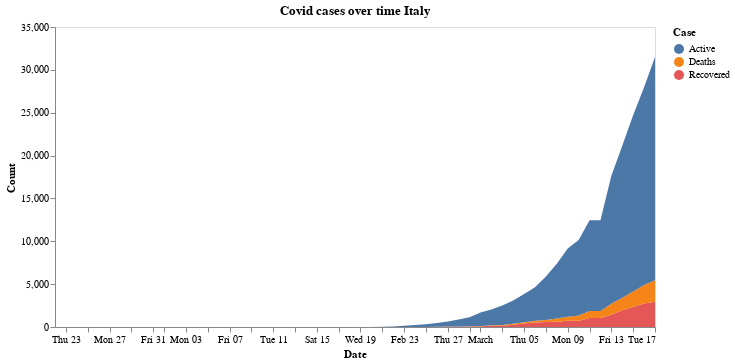

The code cell stored with this chart in its notebook:
### Markdown cell above
### Cases in Italy

### Code cell
cases_over_time('Italy')

### Figure 1 — Vega-Lite specification as saved in the notebook (floating-point values rounded to 4 significant figures; data arrays with more than 128 entries replaced by an {"elided": "..."} marker saying what was removed)
{"config": {"view": {"continuousWidth": 400, "continuousHeight": 300}, "axis": {"grid": false}}, "data": {"name": "data-385a3f78bd7b64598f1fb2f796e31280"}, "mark": "area", "encoding": {"color": {"type": "nominal", "field": "Case"}, "x": {"type": "temporal", "field": "Date"}, "y": {"type": "quantitative", "field": "Count"}}, "title": "Covid cases over time Italy", "width": 600, "$schema": "https://vega.github.io/schema/vega-lite/v4.0.2.json", "datasets": {"data-385a3f78bd7b64598f1fb2f796e31280": {"elided": "168 records"}}}
